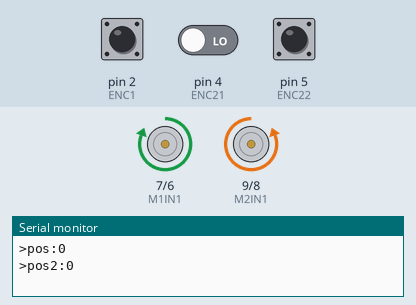
A program run on a simulated Arduino Uno, built with avr-gcc and run on an emulated ATmega328P. Shown: motor-driver pin pairs drawn as motors (green arrow = first pin HIGH = forward, orange = second pin HIGH = backward, longer = more drive), the last lines printed to the serial monitor. The inputs (shaded band) are chosen by the test bench; at power-on: pin 2 (ENC1) HIGH, pin 4 (ENC21) LOW, pin 5 (ENC22) HIGH.

Above: at 2.5 s.
At 7.5 s:
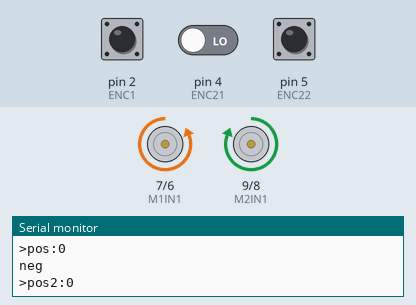
Timing chart, 0 to 13.0 s (numbered marks = the images above):
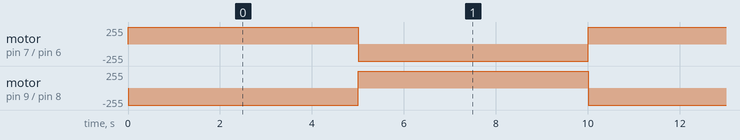

The program:

main.cpp
```cpp
#include <Arduino.h>
#include <SPI.h>
#include <Adafruit_I2CDevice.h>

#define ENC1 2
#define ENC2 3
#define M1IN2 6
#define M1IN1 7

#define ENC21 4  // Pin change interrupt pin
#define ENC22 5
#define M2IN2 8
#define M2IN1 9

int pos = 0;
int dor = 1;

int pos2 = 0;

void readEncoder() {
	int b = digitalRead(ENC2);
	if (b > 0) { pos ++;} else { pos --; }
}

void setMotor(int dir) {
	if (dir == 1) {
		digitalWrite(M1IN1, HIGH);
		digitalWrite(M1IN2, LOW);

		digitalWrite(M2IN1, LOW);
		digitalWrite(M2IN2, HIGH);
	} else if (dir == -1) {

		Serial.println("neg");
		digitalWrite(M1IN1, LOW);
		digitalWrite(M1IN2, HIGH);

		digitalWrite(M2IN1, HIGH);
		digitalWrite(M2IN2, LOW);
	}
}

void setupPinChangeInterrupts() {
    PCICR |= (1 << PCIE2);    // Enable pin change interrupts for PORTD (pins 4-7)
    PCMSK2 |= (1 << PCINT20); // Enable interrupt for ENC21 (pin 4)
    PCMSK2 |= (1 << PCINT21); // Enable interrupt for ENC22 (pin 5)
}

ISR(PCINT2_vect) {
    if (digitalRead(ENC21) == digitalRead(ENC22)) {
        pos2++; // Increment position if direction is forward
    } else {
        pos2--; // Decrement position if direction is backward
    }
}

void setup()
{
	Serial.begin(9600);
	pinMode(ENC1, INPUT);
	pinMode(ENC2, INPUT);
	pinMode(M1IN1, OUTPUT);
	pinMode(M1IN2, OUTPUT);

	pinMode(ENC21, INPUT);
	pinMode(ENC22, INPUT);
	pinMode(M2IN1, OUTPUT);
	pinMode(M2IN2, OUTPUT);

	attachInterrupt(digitalPinToInterrupt(ENC1), readEncoder, RISING);
	setupPinChangeInterrupts();
}

void loop()
{
	Serial.print(">pos:");
	Serial.println(pos);
	setMotor(dor);
	dor = -dor;

	Serial.print(">pos2:");
	Serial.println(pos2);

	delay(5000);
}
```

Measured:
- by itself, motor on pin 7 (M1IN1) / pin 6 (M1IN2), motor on pin 9 (M2IN1) / pin 8 (M2IN2): alternates forward 255/255 for 5.0 s and backward 255/255 for 5.0 s
